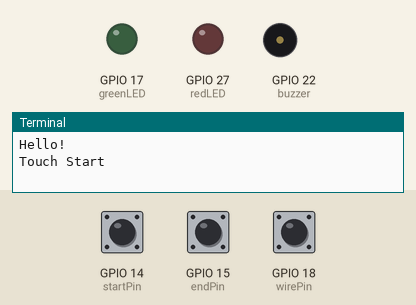
The program below on a simulated Raspberry Pi (BCM pin numbers). Parts: output pins drawn as LEDs (lit = HIGH), buzzer (waves = sounding, pin HIGH), the last lines printed to the terminal. Dashed ring = blinking. Inputs (shaded band) come from the test bench; at power-on: GPIO 14 (startPin) LOW, GPIO 15 (endPin) LOW, GPIO 18 (wirePin) LOW.

Above: at 1.2 s.
1.3 s: GPIO 14 (startPin) pulled HIGH for 0.15 s
At 2.5 s:
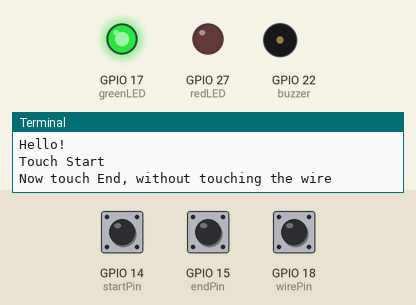
2.9 s: GPIO 15 (endPin) pulled HIGH for 0.15 s
At 3.9 s:
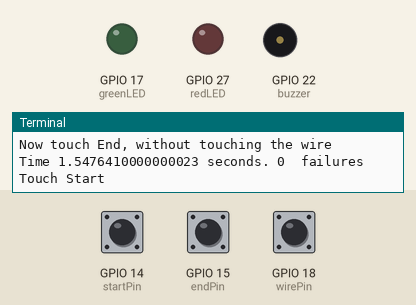
4.5 s: GPIO 14 (startPin) pulled HIGH for 1 s
At 5.2 s:
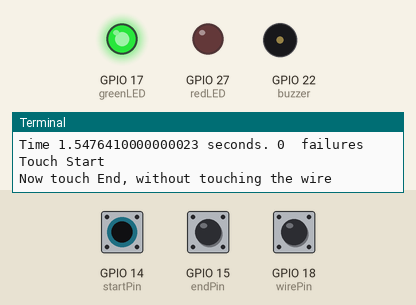
7.0 s: GPIO 18 (wirePin) pulled HIGH for 0.15 s
At 7.1 s:
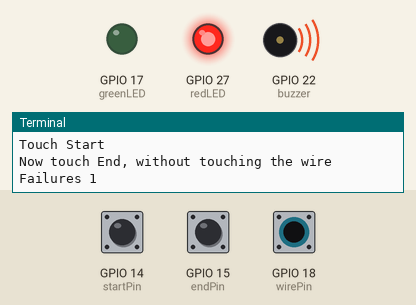
8.7 s: GPIO 18 (wirePin) pulled HIGH for 3.2 s
At 12.9 s:
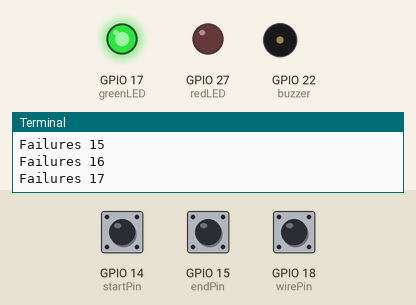
13.4 s: GPIO 14 (startPin) driven HIGH and GPIO 15 (endPin) driven HIGH
At 13.61 s:
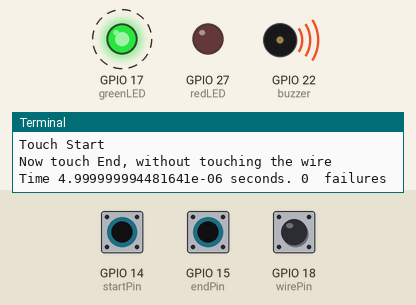
Timing chart, 0 to 17.4 s (numbered marks = the images above; inputs shaded):
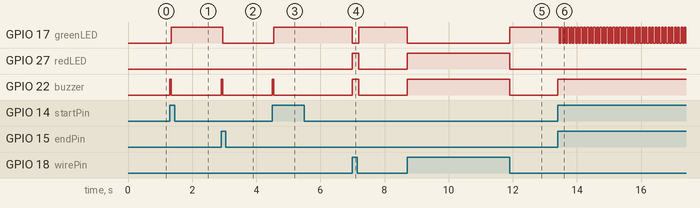

The program:

steady-hands-with-indicators.py
```python
# python3
# Steady Hands Game

import RPi.GPIO as GPIO
import time
from gpiozero import LED    # sudo apt install python3-gpiozero

# Note: Pin 3 (GPIO2) and 5 (GPIO3) always detect 1 (True), when are used as input (IN) and nothing touches them.
startPin = 14       # BOARD: 8 = BCM: 14
endPin = 15         # BOARD: 10 = BCM: 15
wirePin = 18        # BOARD: 12 = BCM: 18
greenLED = LED(17)  # BOARD: 11 = BCM: 17
redLED = LED(27)    # BOARD: 13 = BCM: 27
buzzer = 22         # BOARD: 15 = BCM: 22
secondsToPauseOnFailure = 0.2

def beep(seconds = 0.05):
    GPIO.output(buzzer, True)
    time.sleep(seconds)
    GPIO.output(buzzer, False)

def showFailure(seconds):
    greenLED.off()
    redLED.on()
    GPIO.output(buzzer, True)
    time.sleep(seconds)
    redLED.off()
    greenLED.on()
    GPIO.output(buzzer, False)

# Pin enumeration http://raspi.tv/wp-content/uploads/2014/07/Raspberry-Pi-GPIO-pinouts.png
GPIO.setmode(GPIO.BCM)
GPIO.setup(startPin, GPIO.IN, pull_up_down=GPIO.PUD_DOWN)
GPIO.setup(endPin, GPIO.IN, pull_up_down=GPIO.PUD_DOWN)
GPIO.setup(wirePin, GPIO.IN, pull_up_down=GPIO.PUD_DOWN)
GPIO.setup(buzzer, GPIO.OUT)

print("Hello!")

while True:
        print("Touch Start")
        while not GPIO.input(startPin):
                time.sleep(0.01)

        beep()
        greenLED.on()
        print("Now touch End, without touching the wire")
        numberOfFailures = 0
        startTime = time.clock()

        while not GPIO.input(endPin):
                if GPIO.input(wirePin):
                        numberOfFailures = numberOfFailures + 1
                        print("Failures", numberOfFailures)
                        showFailure(secondsToPauseOnFailure)

        score = time.clock() - startTime + (numberOfFailures * secondsToPauseOnFailure)
        print("Time", score, "seconds.", numberOfFailures, " failures")
        beep()
        greenLED.off()
GPIO.cleanup()
```

Measured:
- after the input at 1.3 s, GPIO 17 (greenLED): LOW → HIGH after 0.05 s; GPIO 22 (buzzer): LOW → HIGH at once, → LOW 0.05 s later
- after the input at 2.9 s, GPIO 17 (greenLED): HIGH → LOW after 0.05 s; GPIO 22 (buzzer): LOW → HIGH at once, → LOW 0.05 s later
- after the input at 4.5 s, GPIO 17 (greenLED): LOW → HIGH after 0.05 s; GPIO 22 (buzzer): LOW → HIGH at once, → LOW 0.05 s later
- after the input at 7.0 s, GPIO 17 (greenLED): HIGH → LOW at once, → HIGH 0.20 s later; GPIO 27 (redLED), GPIO 22 (buzzer): LOW → HIGH at once, → LOW 0.20 s later
- after the input at 8.7 s, GPIO 17 (greenLED): HIGH → LOW at once, → HIGH 3.2 s later; GPIO 27 (redLED), GPIO 22 (buzzer): LOW → HIGH at once, → LOW 3.2 s later
- after the input at 13.4 s, GPIO 17 (greenLED): alternates HIGH for 0.05 s and LOW for 0.05 s, starting after 0.05 s; GPIO 22 (buzzer): LOW → HIGH at once
